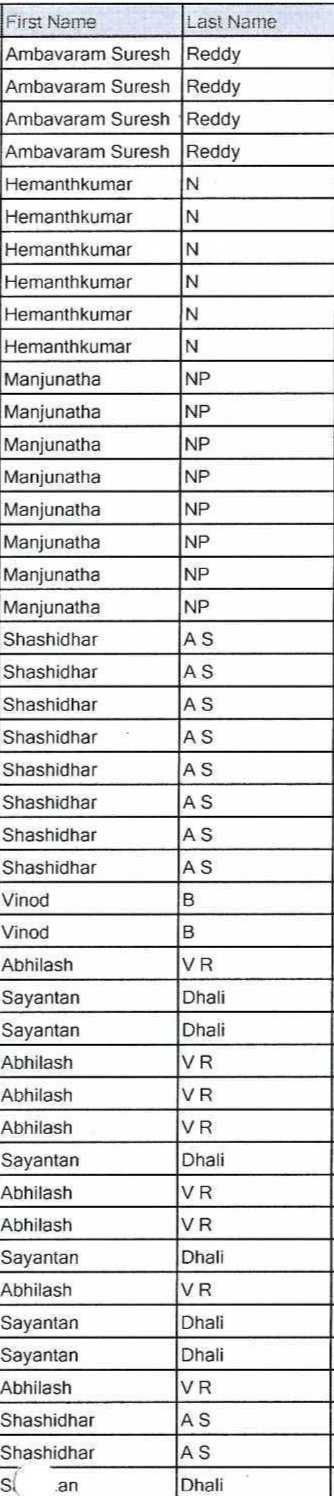
#> input picture data/input/image (3).png, 334 x 1496 px
$ python test_image_orientation.py '../data/input/image (3).png'
#> lines starting #> are read from the running program, lines starting #| are printed output that depends on the picture
#!/usr/bin/env python3
"""
Test Script: Check Image Orientation
Shows the current image orientation and all possible rotations.
"""

import os
import sys
import numpy as np
from PIL import Image
import argparse

def test_image_orientation(image_path: str, output_dir: str):
    """
    Test different image orientations and save them for comparison.

    Args:
        image_path: Path to the PNG image
        output_dir: Directory to save rotated images
    """
#> called with image_path = '../data/input/image (3).png', output_dir = 'data/output/orientation_test'
    print(f"🔍 Testing image orientation: {os.path.basename(image_path)}")

    # Load image
    img_array = np.array(Image.open(image_path))
#> img_array is the input picture: shape (1496, 334, 4); mean R, G, B, A 223.3, 223.6, 223.8, 255

    # Check original dimensions
    height, width = img_array.shape[:2]
#> height = 1496; width = 334
    print(f"📐 Original image dimensions: {width} × {height}")
#| 📐 Original image dimensions: 334 × 1496

    # Determine if image is portrait or landscape
    if height > width:
        print("📱 Image is PORTRAIT (taller than wide)")
    elif width > height:
        print("🖼️ Image is LANDSCAPE (wider than tall)")
    else:
        print("⬜ Image is SQUARE")

    # Create output directory
    os.makedirs(output_dir, exist_ok=True)

    # Try different rotations
    rotation_options = [
        ("original", img_array, "No rotation", "Original orientation"),
        ("clockwise_90", np.rot90(img_array, k=-1), "90° clockwise", "Rotated 90° clockwise"),
        ("counter_clockwise_90", np.rot90(img_array, k=1), "90° counter-clockwise", "Rotated 90° counter-clockwise"),
        ("180", np.rot90(img_array, k=2), "180° rotation", "Rotated 180°")
    ]

    print(f"\n🔄 Testing different rotations:")
    print("-" * 50)

    for rotation_name, rotated_img, rotation_desc, rotation_info in rotation_options:
        h, w = rotated_img.shape[:2]
        print(f"   {rotation_desc}: {w} × {h}")

        # Save rotated image
        rotation_path = os.path.join(output_dir, f"rotation_{rotation_name}.png")
        Image.fromarray(rotated_img).save(rotation_path)
        print(f"      💾 Saved: {rotation_path}")

        # Determine orientation after rotation
        if h > w:
            orientation = "PORTRAIT"
        elif w > h:
            orientation = "LANDSCAPE"
        else:
            orientation = "SQUARE"

        print(f"      📱 Orientation: {orientation}")
        print(f"      ℹ️ {rotation_info}")
        print()
#> this loop made 4 passes
#> (rotation_name, rotation_desc, rotation_info, h, w, orientation) on passes 1 to 4: ('original', 'No rotation', 'Original orientation', 1496, 334, 'PORTRAIT'), ('clockwise_90', '90° clockwise', 'Rotated 90° clockwise', 334, 1496, 'LANDSCAPE'), ('counter_clockwise_90', '90° counter-clockwise', 'Rotated 90° counter-clockwise', 334, 1496, 'LANDSCAPE'), ('180', '180° rotation', 'Rotated 180°', 1496, 334, 'PORTRAIT')
#> (printed output is left out)
#> pass 2, in test_image_orientation, `Image.fromarray(rotated_img).save(rotation_path)`:
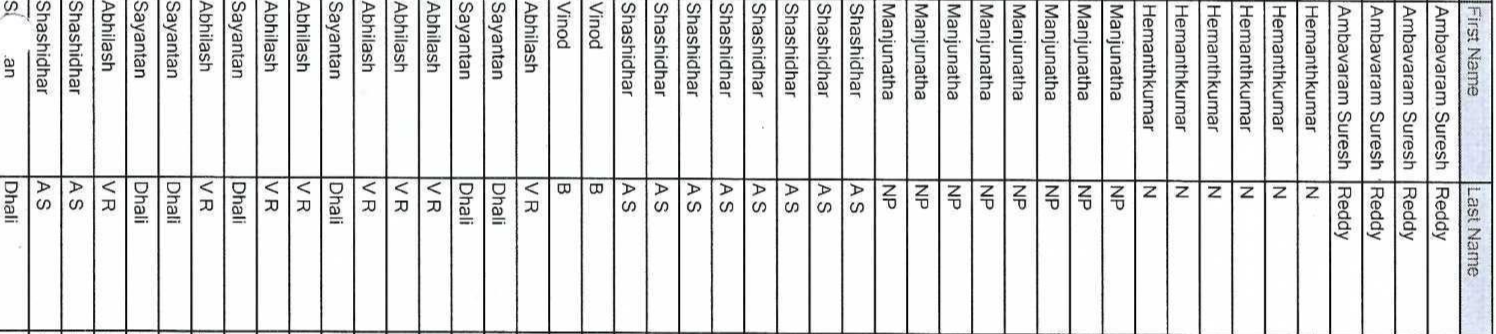
#> saved as rotation_clockwise_90.png: PIL image 1496x334 RGBA; mean R, G, B, A 223.3, 223.6, 223.8, 255

    print(f"🎯 All rotation options saved to: {output_dir}")
#| 🎯 All rotation options saved to: data/output/orientation_test
    print(f"💡 Check the images to see which orientation looks correct for your table!")

def main():
    """Main function for command line usage."""
    parser = argparse.ArgumentParser(description='Test different image orientations')
    parser.add_argument('image_path', help='Path to the PNG image')
    parser.add_argument('--output', '-o', default='data/output/orientation_test',
                       help='Output directory for rotated images (default: data/output/orientation_test)')

    args = parser.parse_args()

    # Check if image file exists
    if not os.path.exists(args.image_path):
        print(f"❌ Image file not found: {args.image_path}")
        sys.exit(1)

    try:
        # Test image orientation
        test_image_orientation(args.image_path, args.output)

    except Exception as e:
        print(f"❌ Error testing image orientation: {e}")
        sys.exit(1)

if __name__ == "__main__":
    main()
